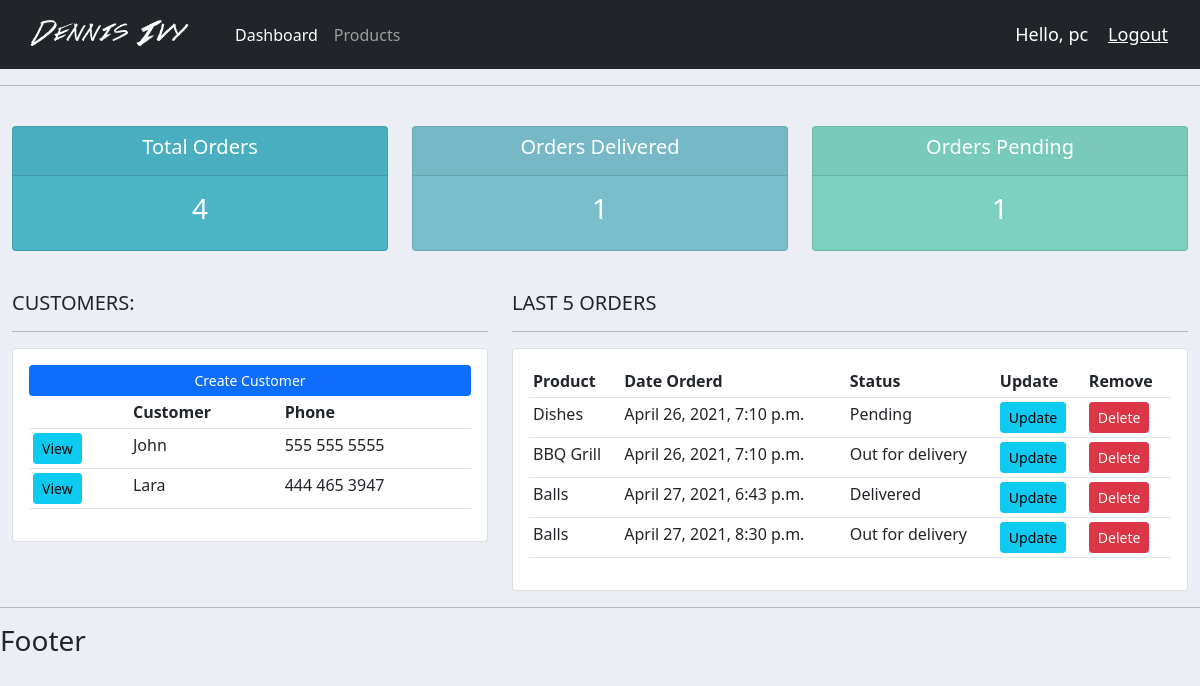
The app's page / (signed in) with its own data.
### accounts/models.py (models this page shows, shortened)
class Customer(models.Model):
	name = models.CharField(max_length=200, null=True)
	phone = models.CharField(max_length=200, null=True)
	email = models.CharField(max_length=200, null=True)
	date_created = models.DateTimeField(auto_now_add=True, null=True)

class Order(models.Model):
	STATUS = (
            ('Pending', 'Pending'),
         			('Out for delivery', 'Out for delivery'),
         			('Delivered', 'Delivered'),
        )
	customer = models.ForeignKey(Customer, null=True, on_delete=models.SET_NULL)
	product = models.ForeignKey(Product, null=True, on_delete=models.SET_NULL)
	date_created = models.DateTimeField(auto_now_add=True, null=True)
	status = models.CharField(max_length=200, null=True, choices=STATUS)
	note = models.CharField(max_length=1000, null=True)

class Product(models.Model):
	CATEGORY = (
            ('Indoor', 'Indoor'),
         			('Out Door', 'Out Door'),
        )
	name = models.CharField(max_length=200, null=True)
	price = models.FloatField(null=True)
	category = models.CharField(max_length=200, null=True, choices=CATEGORY)
	description = models.CharField(max_length=200, null=True, blank=True)
	date_created = models.DateTimeField(auto_now_add=True, null=True)
	tags = models.ManyToManyField(Tag)
	def __str__(self):
		return self.name

### accounts/views.py (the view)
# urls.py: path('', views.home, name="home"),
@login_required(login_url='login')
def home(request):
    orders = Order.objects.all()
    customers = Customer.objects.all()
    total_customers = customers.count()
    total_orders = orders.count()
    delivered = orders.filter(status='Delivered').count()
    pending = orders.filter(status='Pending').count()
    context = {'orders': orders, 'customers': customers,
               'total_orders': total_orders, 'delivered': delivered,
               'pending': pending}
    return render(request, 'accounts/dashboard.html', context)

### accounts/templates/accounts/dashboard.html
{% extends 'accounts/main.html' %}
{% block content %}
 {% include 'accounts/status.html' %}
 <br>
  <div class="row">
  <div class="col-md-5">
    <h5>CUSTOMERS:</h5>
    <hr>
    <div class="card card-body">
    <a class="btn btn-primary  btn-sm btn-block" href="">Create Customer</a>
    <table class="table table-sm">
      <tr>
        <th></th>
        <th>Customer</th>
        <th>Phone</th>
      </tr>
      {% for customer in customers %}
        <tr>
          <td><a class="btn btn-sm btn-info" href="{% url 'customer' customer.id %}">View</a></td>
          <td>{{ customer.name }}</td>
          <td>{{ customer.phone }}</td>
        </tr>
      {% endfor %}
    </table>
    </div>
  </div>
  <div class="col-md-7">
    <h5>LAST 5 ORDERS</h5>
    <hr>
    <div class="card card-body">
    <table class="table table-sm">
      <tr>
        <th>Product</th>
        <th>Date Orderd</th>
        <th>Status</th>
        <th>Update</th>
        <th>Remove</th>
      </tr>
      {% for order in orders %}
        <tr>
          <td>{{order.product}}</td>
          <td>{{order.date_created}}</td>
          <td>{{order.status}}</td>
          <td><a class="btn btn-sm btn-info" href="{% url 'update_order' order.id %}" >Update</a></td>
          <td><a class="btn btn-sm btn-danger" href="{% url 'delete_order' order.id %}">Delete</a></td>
        </tr>
      {% endfor %}
    </table>
    </div>
  </div>
  </div>
{% endblock %}

### accounts/templates/accounts/navbar.html (shortened to what this page needs)
{% load static from staticfiles %}
<nav class="navbar navbar-expand-lg navbar-dark bg-dark">
  <div class="container-fluid">
    <a class="navbar-brand" href="#"><img src="{% static 'images/logo.png' %}"></a>
    <div class="collapse navbar-collapse" id="navbarNav">
      <ul class="navbar-nav">
        <li class="nav-item">
          <a class="nav-link active" aria-current="page" href="{% url 'home' %}">Dashboard</a>
        </li>
        <li class="nav-item">
          <a class="nav-link" href="{% url 'products' %}">Products</a>
        </li>
      </ul>
    </div>
    <span class="hello-msg">Hello, {{request.user}}</span>
    <span ><a  class="hello-msg" href="{% url 'logout' %}">Logout</a></span>
  </div>
</nav>

### static/css/main.css (style rules this page uses)
body { background-color: #ebeff5; }

### accounts/templates/accounts/navbar.html (style rules this page uses)
.hello-msg { font-size: 18px; color: #fff; margin-right: 20px; }

### records on screen
Customer: name "John", phone "555 555 5555"
Customer: name "Lara", phone "444 465 3947"
Order: product "Dishes", date_created "April 26, 2021, 7:10 p.m.", status "Pending"
Order: product "BBQ Grill", date_created "April 26, 2021, 7:10 p.m.", status "Out for delivery"
Order: product "Balls", date_created "April 27, 2021, 6:43 p.m.", status "Delivered"
Order: product "Balls", date_created "April 27, 2021, 8:30 p.m.", status "Out for delivery"

### other values on screen
{{ request.user }} "pc"
{{ total_orders }} "4"
{{ delivered }} "1"
{{ pending }} "1"
